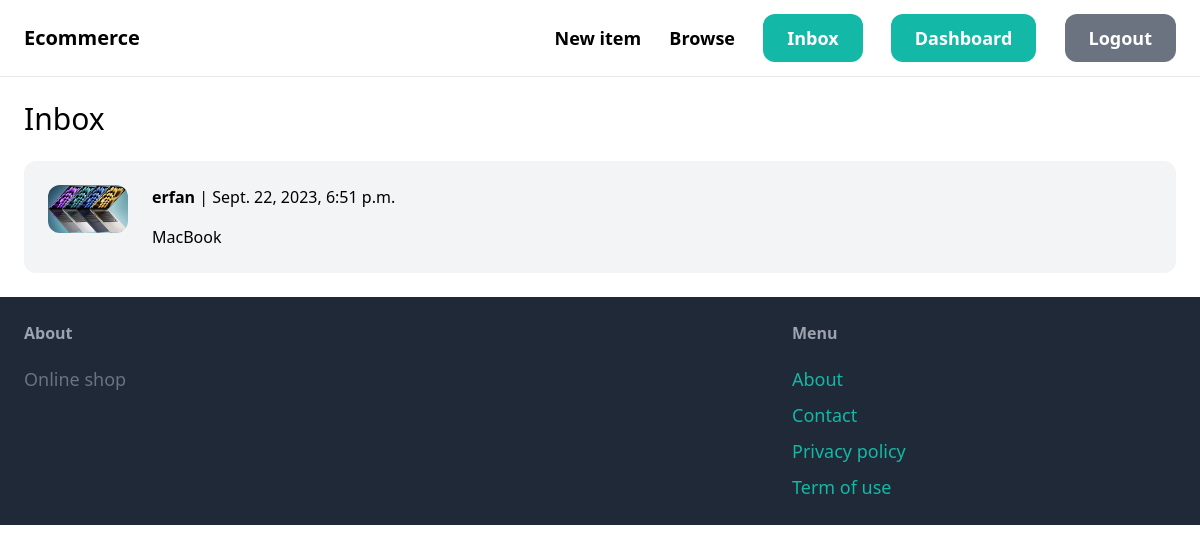
The page /inbox/ (signed in) on the database its author committed.
### conversation/models.py (models this page shows)
class Conversation(models.Model):
    item = models.ForeignKey(Item, related_name='conversations', on_delete=models.CASCADE)
    members = models.ManyToManyField(User, related_name='conversations')
    created_at = models.DateTimeField(auto_now_add=True)
    modified_at = models.DateTimeField(auto_now=True)
    class Meta:
        ordering = ('-modified_at',)

### item/models.py (models this page shows, shortened)
class Item(models.Model):
    category = models.ForeignKey(Category, related_name='items', on_delete=models.CASCADE)
    name = models.CharField(max_length=255)
    description = models.TextField(blank=True, null=True)
    price = models.FloatField()
    image = models.ImageField(upload_to='item_images', blank=True, null=True)
    is_sold = models.BooleanField(default=False)
    created_by = models.ForeignKey(User, related_name='items', on_delete=models.CASCADE)
    created_at = models.DateTimeField(auto_now_add=True)

### conversation/views.py (the view)
# urls.py: path('inbox/', include('conversation.urls')),
def inbox(request):
    conversations = Conversation.objects.filter(members__in=[request.user.id])
    return render(request, 'conversation/inbox.html', {
        'conversations': conversations
    })

### conversation/templates/conversation/inbox.html (shortened to what this page needs)
{% extends 'core/base.html' %}
{% block content %}
<h1 class="mb-6 text-3xl">Inbox</h1>
<div class="space-y-6">
    {% for conversation in conversations %}
        <a href="{% url 'conversation:detail' conversation.id %}">
            <div class="p-6 flex bg-gray-100 rounded-xl">
                <div class="pr-6">
                    <img src="{{ conversation.item.image.url }}" class="w-20 rounded-xl">
                </div>
                    <div>
                        {% for member in conversation.members.all %}
                            {% if member != request.user %}
                                <p class="mb-4"><strong>{{ member.username }}</strong> | {{ conversation.modified_at}}</p>
                                <p>{{ conversation.item.name }}</p>
                            {% endif %}
                        {% endfor %}
                    </div>
            </div>
        </a>
    {% endfor %}
</div>
{% endblock%}

### rows shown on the page
Conversation: item.image (picture), modified_at "Sept. 22, 2023, 6:51 p.m.", item.name "MacBook"

### other values the page prints
{{ member.username }} "erfan"
